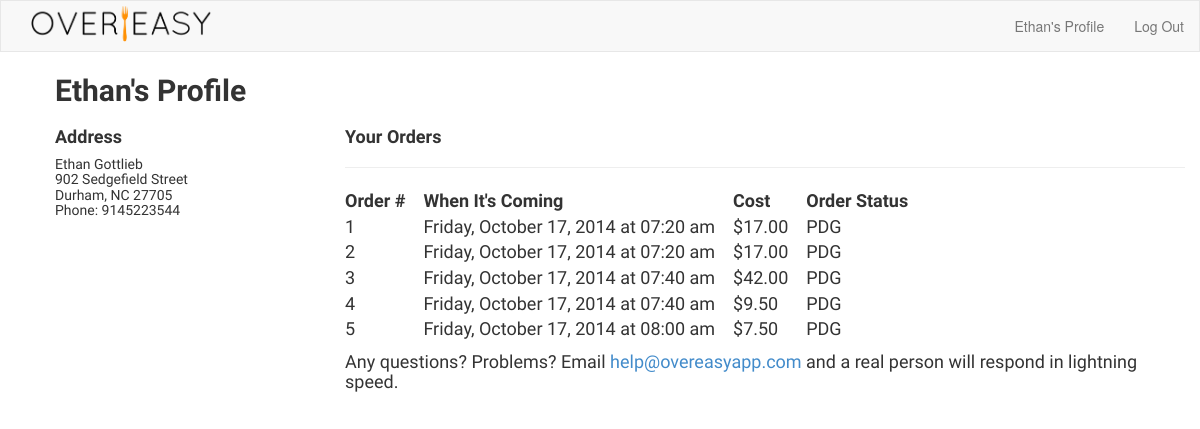
Screenshot of /profile/ (signed in) with the database file from the repository.
### users/models.py (models this page shows, shortened)
class UserProfile(models.Model):
	user = models.OneToOneField(User)
	address = models.CharField(max_length=50)
	city = models.CharField(max_length=50)
	state = models.CharField(max_length=30, choices=settings.US_STATES)
	phone = models.CharField(max_length=12)
	restaurant = models.ForeignKey(Restaurant)

### orders/models.py (models this page shows, shortened)
class Order(models.Model):
	PENDING = 'PDG'
	DELIVERY = 'OUT'
	DELIVERED = 'DVD'
	STATUS = (
		(PENDING, 'PDG'),
		(DELIVERY, 'OUT'),
		(DELIVERED, 'DVD'),
		)
	profile = models.ForeignKey(UserProfile)
	total = models.IntegerField(default=0)
	entry = models.ForeignKey(Entry)
	date_placed = models.DateField(auto_now=True)
	time_placed = models.TimeField(auto_now=True)
	date_delivered = models.DateField(auto_now=True)
	time_delivered = models.TimeField(auto_now=True)
	status = models.CharField(max_length=3, choices=STATUS, default=PENDING)
	order_rating = models.IntegerField(default=0)
	def view_order_total_in_usd(self):
		self_str = str(self.total)
		cents = self_str[-2:]
		dollars = self_str[:-2]
		return "$" + dollars + "." + cents

### cal/models.py (models this page shows, shortened)
class Entry(models.Model):
	time = models.TimeField()
	date = models.DateField()
	original_capacity = models.IntegerField(default=2)
	available = models.IntegerField(default=2)
	demand = models.IntegerField(default=0)
	restaurant = models.ForeignKey(Restaurant)
	length = models.IntegerField(default=20)
	shutoff_hour = models.IntegerField(default=2)
	shutoff_min = models.IntegerField(default=0)
	def full_date_and_time_string(self):
		date = self.date.strftime("%A, %B %d, %Y")
		time = self.time.strftime("%I:%M am")
		return date + " at " + time
	'''
	def get_orders_for_entry(self):
		orders = []

		for o in Orders.objects.all():
			if (o.entry.id == self.id):
				orders.append(o)

		return orders
	'''

### userprofile/views.py (the view)
def display_profile(request):
	context = RequestContext(request)
	user = request.user
	profile = UserProfile.objects.get(user=user)
	orders = Order.objects.filter(profile=profile)
	no_orders_yet = False
	if len(orders) == 0:
		no_orders_yet = True
	return render_to_response(
		'profile.html',
		{
		'profile':profile,
		'orders':orders,
		'no_orders_yet':no_orders_yet,
		},
		context)

### userprofile/templates/profile.html
{% extends 'profile_base.html' %}
{% block content %}
<div id="profile-header">
	<h2><b>{{ profile.user.first_name }}'s Profile</b></h2>
      <div class="row">
        <div class="col-md-3">
          <h4><b>Address<b></h4>
          <h5>
            {{ profile.user.first_name }} {{ profile.user.last_name }}<br>
            {{ profile.address }}<br>
            {{ profile.city }}, {{ profile.state }}<br>
            Phone: {{ profile.phone }}
          </h5>
        </div>
       <div class="col-md-9">
       <h4><b>Your Orders</b></h4>
       <hr>
       {% if no_orders_yet %}
       You haven't yet placed any orders!
       {% else %}
       <table>
       	<tr>
       		<td><b>Order #</b></td>
          <td>&nbsp;&nbsp;&nbsp;&nbsp;</td>
       		<td><b>When It's Coming</b></td>
          <td>&nbsp;&nbsp;&nbsp;&nbsp;</td>
       		<td><b>Cost</b></td>
          <td>&nbsp;&nbsp;&nbsp;&nbsp;</td>
       		<td><b>Order Status</b></td>
       	</tr>
       	{% for order in orders %}
       	<tr>
       		<td>{{ order.id }}</td>
          <td>&nbsp;&nbsp;&nbsp;&nbsp;</td>
       		<td>{{ order.entry.full_date_and_time_string }}</td>
          <td>&nbsp;&nbsp;&nbsp;&nbsp;</td>
       		<td>{{ order.view_order_total_in_usd}}</td>
          <td>&nbsp;&nbsp;&nbsp;&nbsp;</td>
       		<td>{{ order.status }}</td>
       	</tr>
       {% endfor %}
       </table>
       {% endif %}
        <h4>Any questions? Problems? Email <a href="mailto:help@overeasyapp.com?Subject=Over%20Easy" target="_top">help@overeasyapp.com</a> and a real person will respond in lightning speed.</h4>
</div>
{% endblock %}

### userprofile/templates/profile_base.html (shortened to what this page needs)
<!DOCTYPE html>
{% load staticfiles %}
<link rel="stylesheet" type="text/css" href="{% static 'css/bootstrap.min.css' %}">
<link rel="stylesheet" type="text/css" href="{% static 'css/overeasy.css' %}">
<html lang="en">
  <head>
  </head>
  <body>
  {% include 'head.html' %}
		<div class="container-fluid">
		        {% block content %}{% endblock %}
		</div>
  </body>
</html>

### cal/templates/head.html
{% load staticfiles %}
<link rel="stylesheet" type="text/css" href="{% static 'css/bootstrap.css' %}"/>
<link rel="stylesheet" type="text/css" href="{% static 'css/overeasy.css' %}"/>
<div id="upper_nav">
  <nav class="navbar navbar-default" role="navigation">
    <div class="collapse navbar-collapse" id="bs-example-navbar-collapse-1">
      <a class="navbar-brand" href="/"><div class="imagewrapper2"><img src="{% static "img/logo.png" %}" alt="dormserv" width="180px" style="margin-top:-10px;"/></div></a>
    <ul class="nav navbar-nav navbar-right">
      <li><a href="/profile/" style:"font-family: 'Abel', sans-serif;">{{ user.first_name }}'s Profile</a></li>
      <li><a href="/users/logout/" style="margin-right:-5%;">Log Out</a></li>
    </ul>
    </div>
  </nav
</div>

### dormserv/static/css/overeasy.css (style rules this page uses)
* { -webkit-border-radius: 0 !important; -moz-border-radius: 0 !important; border-radius: 0 !important; }
body { -webkit-background-size: cover; -moz-background-size: cover; -o-background-size: cover; background-size: cover; }
.col-md-9 table { font-size: 18px; }
#profile-header { font-family: 'Abel', sans-serif; font-size: 45px; margin-top: -18px; margin-left: 40px; }
.col-md-9 table tr td { font-weight: normal; }

### rows the page displays
UserProfile: user.first_name "Ethan", user.last_name "Gottlieb", address "902 Sedgefield Street", city "Durham", state "NC 27705", phone "9145223544"
Order: id "1", entry.full_date_and_time_string "Friday, October 17, 2014 at 07:20 am", view_order_total_in_usd "$17.00", status "PDG"
Order: id "2", entry.full_date_and_time_string "Friday, October 17, 2014 at 07:20 am", view_order_total_in_usd "$17.00", status "PDG"
Order: id "3", entry.full_date_and_time_string "Friday, October 17, 2014 at 07:40 am", view_order_total_in_usd "$42.00", status "PDG"
Order: id "4", entry.full_date_and_time_string "Friday, October 17, 2014 at 07:40 am", view_order_total_in_usd "$9.50", status "PDG"
Order: id "5", entry.full_date_and_time_string "Friday, October 17, 2014 at 08:00 am", view_order_total_in_usd "$7.50", status "PDG"

### other values shown
{{ user.first_name }} "Ethan"
